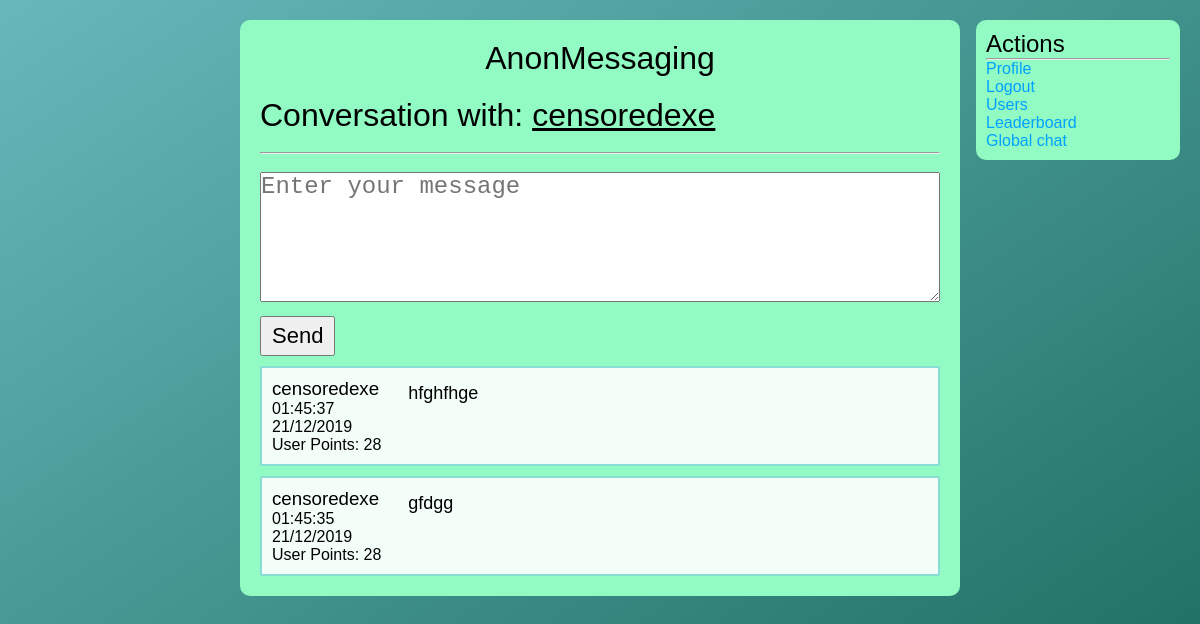
Screenshot of /chat/index.php?id=12 (signed in) with the database file from the repository.
### tables this page shows
CREATE TABLE `conversations` (
  `conv_id` int(11) NOT NULL,
  `conv_sender` int(11) NOT NULL,
  `conv_recipient` int(11) NOT NULL,
  `most_recent` varchar(256) NOT NULL
);

CREATE TABLE `users` (
  `user_id` int(11) NOT NULL,
  `user_name` varchar(256) NOT NULL,
  `user_email` varchar(256) NOT NULL,
  `user_password` varchar(256) NOT NULL,
  `user_bio` longtext NOT NULL,
  `user_pfp` varchar(256) NOT NULL,
  `user_type` varchar(256) NOT NULL,
  `user_points` int(11) NOT NULL
);

CREATE TABLE `messages` (
  `msg_id` int(11) NOT NULL,
  `msg_conv` int(11) NOT NULL,
  `msg_author` int(11) NOT NULL,
  `msg_content` longtext NOT NULL,
  `msg_date` varchar(256) NOT NULL
);

### includes/functions.php (called while the page is built, shortened)
<?php
    include_once "connection.php";
    function checkPoints($id){
        global $conn;
        $sql = "SELECT * FROM `users` WHERE `user_id`='$id'";
        $result = mysqli_query($conn, $sql);
        while($row = mysqli_fetch_assoc($result)){
            $points = $row['user_points'];
        }
        return $points;
    }
    function findName($id){
        global $conn;
        $sql = "SELECT * FROM `users` WHERE `user_id` = '$id'";
        $result = mysqli_query($conn, $sql);
        while($row = mysqli_fetch_assoc($result)){
            $name = $row['user_name'];
        }
        return $name;
    }
?>

### chat/index.php (the view, shortened to what this page needs)
<?php
    include_once "../includes/connection.php";
    include_once "../includes/functions.php";
    $id = mysqli_real_escape_string($conn, $_GET['id']);
    $sql = "SELECT * FROM `conversations` WHERE `conv_id`='$id'";
    $result = mysqli_query($conn, $sql);
    while($row = mysqli_fetch_assoc($result)){
        $sender = $row['conv_sender'];
        $recipient = $row['conv_recipient'];
    }
    if($_SESSION['user_id'] == $sender){
        $name = $recipient;
    }else {
        $name = $sender;
    }
    $user_id = $_SESSION['user_id'];
    $sql2 = "DELETE FROM `unread` WHERE `read_conv`='$id' AND `read_user`='$user_id'";
    mysqli_query($conn, $sql2);
?>
<!DOCTYPE html>
<html lang="en">
<head>
    <link href="../css/style.css" rel="stylesheet">
</head>
<body>
    <div class="main-column">
    <a style="color: #000;text-align:center;" href="../"><h1 style="font-weight:100;margin-bottom:20px;">AnonMessaging</h1></a>
        <h1 style="font-weight:300;">Conversation with: <u><a style="color: #000;" href="../profile/index.php?id=<?php echo $name; ?>"><?php echo findName($name); ?></a></u></h1>
        <br><hr><br>
        <form method="POST">
            <textarea name="msg_content" class="msg_textarea" required placeholder="Enter your message"></textarea>
            <button type="submit" name="submit" class="form-submit">Send</button>
        </form>
        <?php
        $sql = "SELECT * FROM `messages` WHERE `msg_conv`='$id' ORDER BY `msg_id` DESC";
        $result = mysqli_query($conn, $sql);
        if(mysqli_num_rows($result) == 0){
            echo "No messages in this conversation, send one.";
        }else {
            while($row = mysqli_fetch_assoc($result)){
                ?>
        <div class="message">
            <div class="msg-info">
            <a style="color:#000;" href="../profile/index.php?id=<?php echo $row['msg_author']; ?>"><h3 style="font-weight:300;"><?php echo findName($row['msg_author']); ?></h3></a>
            <p><?php echo $row['msg_date']; ?></p>
            <p>User Points: <?php echo checkPoints($row['msg_author']); ?></p>
            </div>
            <div class="msg-content"?>
            <?php echo $row['msg_content']; ?>
            </div>
        </div>
                <?php
            }
        }
        ?>
        </div>
        <div class="right-column">
            <h2 style="font-weight:300;">Actions</h2>
            <hr>
            <ul>
                <li><a href="../profile/index.php?id=<?php echo $_SESSION['user_id']; ?>">Profile</a></li>
                <li><a href="../logout">Logout</a></li>
                <li><a href="../users/index.php">Users</a></li>
                <li><a href="../leaderboard/">Leaderboard</a></li>
                <li><a href="../global/">Global chat</a></li>
            </ul>
        </div>
</body>
</html>

### css/style.css (style rules this page uses)
* { -webkit-box-sizing: border-box; box-sizing: border-box; padding: 0; margin: 0; }
body { font-family: sans-serif; background-attachment: fixed; background-size: cover; background-image: -webkit-gradient(linear, left top, right bottom, from(#66b8bb), to(#1b695c)); background-image: linear-gradient(to bottom right, #66b8bb, #1b695c); background-position: center; }
a { color: #00a2ff; text-decoration: none; }
h3 { font-weight: 100; }
.main-column { width: 60%; margin: 20px auto; padding: 20px; height: 100%; border-radius: 10px; background-color: #91fbc3; -webkit-box-sizing: border-box; box-sizing: border-box; }
.right-column { -webkit-box-sizing: border-box; box-sizing: border-box; position: fixed; right: 20px; top: 20px; width: 17%; background-color: #91fbc3; border-radius: 10px; padding: 10px; }
.right-column ul li { list-style: none; }
.msg_textarea { width: 100%; height: 130px; font-size: 24px; }
.form-submit { margin-top: 10px; padding: 5px 10px; font-size: 22px; }
.message { max-height: 400px; overflow: auto; width: 100%; display: block; margin-top: 10px; background-color: rgba(255, 255, 255, 0.897); padding: 10px; border-radius: 2px; border: 2px solid #88ddd6; }
.message .msg-info { height: 100%; float: left; width: 20%; }
.message .msg-content { width: 78%; float: left; height: 100%; padding: 5px; font-size: 18px; }

### rows the page displays
conversations: conv_sender.user_name "censoredexe"
messages: msg_author.user_name "censoredexe", msg_date "01:45:37 21/12/2019", msg_author.user_points "28", msg_content "hfghfhge"
messages: msg_author.user_name "censoredexe", msg_date "01:45:35 21/12/2019", msg_author.user_points "28", msg_content "gfdgg"
